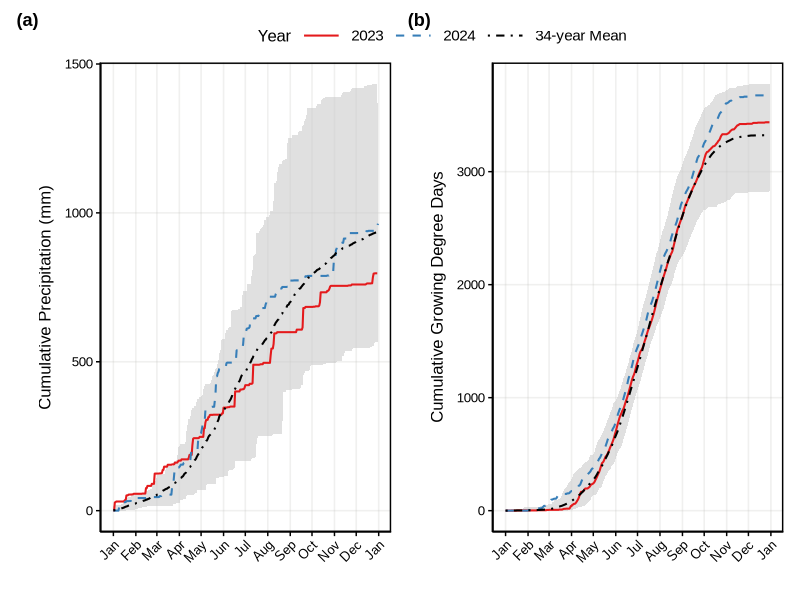
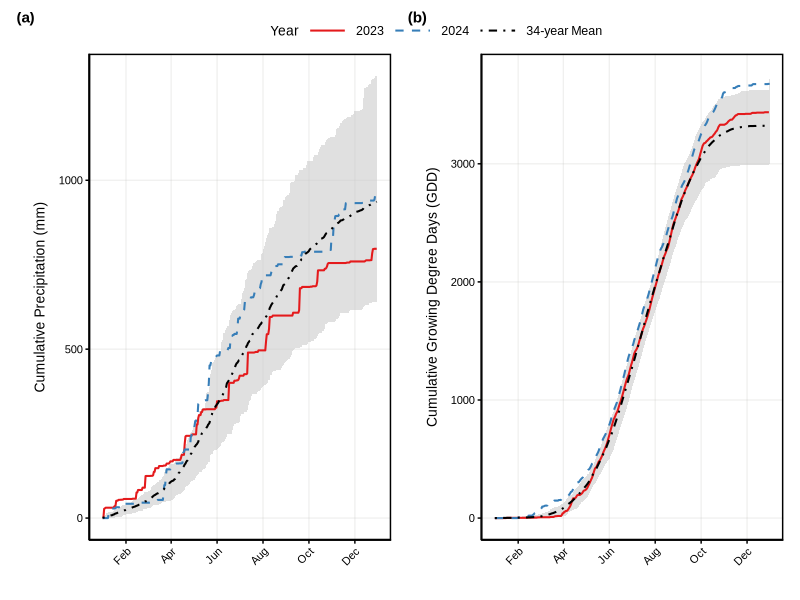
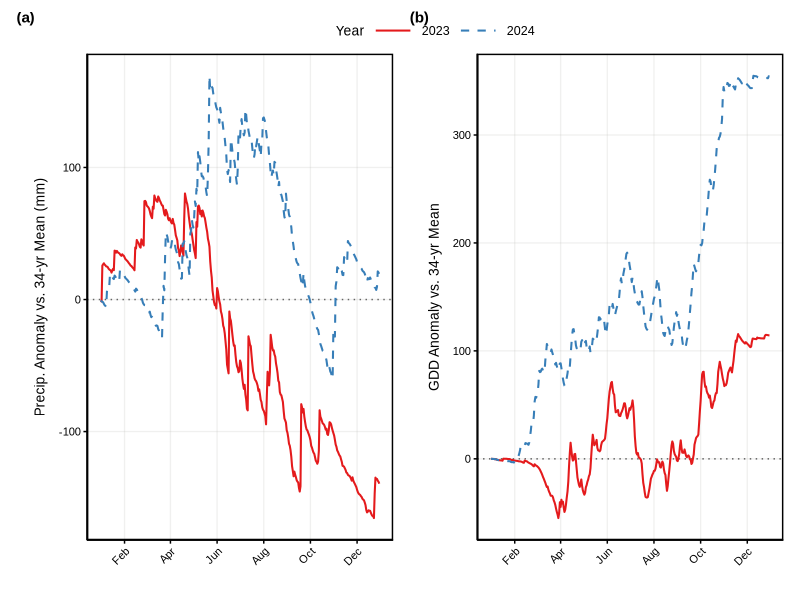
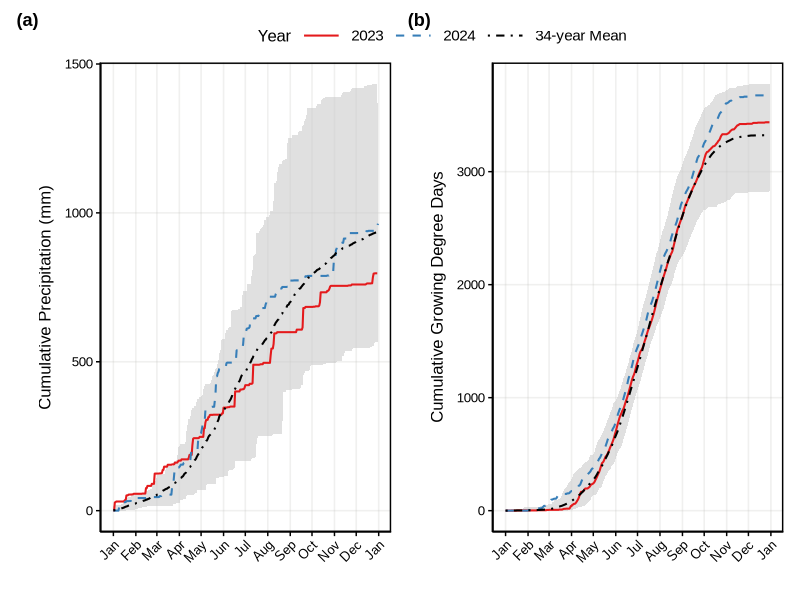

The R script that drew these images, in order:
## ---- chunk 1
#| message: false
#| warning: false

library(tidyverse)
library(readxl)
library(patchwork)
library(lubridate)

# ── Publication theme ──────────────────────────────────────────────────────
theme_publication <- function(base_size = 12) {
  theme_minimal(base_size = base_size, base_family = "Arial") +
    theme(
      panel.background   = element_rect(fill = "#ffffffff", color = NA),
      plot.background    = element_rect(fill = "#ffffffff", color = NA),
      strip.background   = element_rect(fill = alpha("#A5CAD2", 0.2)),
      panel.grid.major   = element_line(color = alpha("#B7B5B3", 0.2)),
      panel.grid.minor   = element_blank(),
      panel.spacing      = unit(3, "lines"),
      panel.border       = element_rect(color = "black", fill = NA, linewidth = 1),
      text               = element_text(color = "#000000ff"),
      axis.text          = element_text(color = "#000000ff", size = base_size * 0.8),
      axis.title         = element_text(size = base_size),
      axis.title.x       = element_text(margin = margin(t = 8)),
      axis.title.y       = element_text(margin = margin(r = 8)),
      axis.text.x        = element_text(angle = 45, hjust = 1, vjust = 1),
      axis.line          = element_line(color = "black", linewidth = 0.5),
      axis.ticks         = element_line(color = "black", linewidth = 0.5),
      legend.position    = "top",
      legend.justification = "center",
      legend.direction   = "horizontal",
      legend.box         = "horizontal",
      legend.margin      = margin(b = 1, unit = "pt"),
      legend.box.margin  = margin(b = 1, unit = "pt"),
      legend.text        = element_text(size = base_size * 0.9),
      legend.title       = element_text(size = base_size),
      legend.key.width   = unit(0.8, "cm"),
      legend.key.height  = unit(0.3, "cm")
    )
}
## ---- chunk 2
# Load historical weather (precipitation and GDD share the same file)
weather_raw <- read_xlsx("data/rain/historical_rain.xlsx")

# ── Precipitation ──────────────────────────────────────────────────────────
rain <- weather_raw |>
  select(day, doy, precipmm) |>
  mutate(date = as.Date(day), year = year(date)) |>
  group_by(year) |>
  arrange(date) |>
  mutate(
    cumulative_precip = cumsum(precipmm),
    doy_date = as.Date(doy - 1, origin = "2000-01-01")
  ) |>
  ungroup()

# ── Growing degree days ───────────────────────────────────────────────────
gdd <- weather_raw |>
  select(day, doy, gdd_50_86) |>
  mutate(date = as.Date(day), year = year(date)) |>
  group_by(year) |>
  arrange(date) |>
  mutate(
    cumulative_gdd = cumsum(gdd_50_86),
    doy_date = as.Date(doy - 1, origin = "2000-01-01")
  ) |>
  ungroup()
## ---- chunk 3
# Historical envelopes (excluding study years)
hist_years <- \(x) x |> filter(!year %in% c(2023, 2024))

hist_env_rain <- rain |>
  hist_years() |>
  summarise(
    min_cum = min(cumulative_precip, na.rm = TRUE),
    max_cum = max(cumulative_precip, na.rm = TRUE),
    .by = doy_date
  )

hist_env_gdd <- gdd |>
  hist_years() |>
  summarise(
    min_cum = min(cumulative_gdd, na.rm = TRUE),
    max_cum = max(cumulative_gdd, na.rm = TRUE),
    .by = doy_date
  )

# 34-year historical means
mean_cum_rain <- rain |>
  hist_years() |>
  summarise(cumulative_precip = mean(cumulative_precip, na.rm = TRUE), .by = doy_date) |>
  mutate(year = "Mean") |>
  filter(doy_date != "2000-12-31")

mean_cum_gdd <- gdd |>
  hist_years() |>
  summarise(cumulative_gdd = mean(cumulative_gdd, na.rm = TRUE), .by = doy_date) |>
  mutate(year = "Mean") |>
  filter(doy_date != "2000-12-31")

# Combine highlighted years (2023, 2024) with the historical mean
rain_highlight <- rain |>
  filter(year %in% c(2023, 2024)) |>
  mutate(year = as.character(year)) |>
  bind_rows(mean_cum_rain)

gdd_highlight <- gdd |>
  filter(year %in% c(2023, 2024)) |>
  mutate(year = as.character(year)) |>
  bind_rows(mean_cum_gdd)
## ---- chunk 4
#| fig-width: 10
#| fig-height: 4.5
#| fig-dpi: 300

# Shared scale definitions
year_colors    <- c("2023" = "#E41A1C", "2024" = "#377EB8", "Mean" = "black")
year_labels    <- c("2023" = "2023", "2024" = "2024", "Mean" = "34-year Mean")
year_linetypes <- c("2023" = "solid", "2024" = "dashed", "Mean" = "dotdash")

# ── Panel (a): Cumulative precipitation ────────────────────────────────────
rain_plot <- ggplot() +
  geom_ribbon(
    data = hist_env_rain,
    aes(x = doy_date, ymin = min_cum, ymax = max_cum),
    fill = "gray80", alpha = 0.6
  ) +
  geom_line(
    data = rain_highlight,
    aes(x = doy_date, y = cumulative_precip, color = year, linetype = year),
    linewidth = 0.7
  ) +
  scale_color_manual(name = "Year", values = year_colors, labels = year_labels) +
  scale_linetype_manual(name = "Year", values = year_linetypes, labels = year_labels) +
  scale_x_date(date_breaks = "1 month", date_labels = "%b",
               limits = as.Date(c("2000-01-01", "2000-12-31"))) +
  labs(x = "", y = "Cumulative Precipitation (mm)", tag = "(a)") +
  theme_publication(base_size = 12)

# ── Panel (b): Cumulative GDD ─────────────────────────────────────────────
gdd_plot <- ggplot() +
  geom_ribbon(
    data = hist_env_gdd,
    aes(x = doy_date, ymin = min_cum, ymax = max_cum),
    fill = "gray80", alpha = 0.6
  ) +
  geom_line(
    data = gdd_highlight,
    aes(x = doy_date, y = cumulative_gdd, color = year, linetype = year),
    linewidth = 0.7
  ) +
  scale_color_manual(name = "Year", values = year_colors, labels = year_labels) +
  scale_linetype_manual(name = "Year", values = year_linetypes, labels = year_labels) +
  scale_x_date(date_breaks = "1 month", date_labels = "%b",
               limits = as.Date(c("2000-01-01", "2000-12-31"))) +
  labs(x = "", y = "Cumulative Growing Degree Days", tag = "(b)") +
  theme_publication(base_size = 12)

# ── Assemble ───────────────────────────────────────────────────────────────
figure1 <- (rain_plot | gdd_plot) +
  plot_layout(guides = "collect", widths = c(1.05, 1.05)) &
  theme_publication(base_size = 12) &
  theme(
    legend.position  = "top",
    legend.text      = element_text(size = 11),
    legend.key.width = unit(1.1, "cm"),
    plot.margin      = margin(t = 4, r = 6, b = 3, l = 6, unit = "pt"),
    plot.tag         = element_text(face = "bold", size = 13),
    plot.tag.position = "topleft"
  ) &
  guides(
    color    = guide_legend(nrow = 1, byrow = TRUE),
    linetype = guide_legend(nrow = 1, byrow = TRUE)
  )

figure1

ggsave(filename = "figure_1_weather.png", plot = figure1, width = 174, height = 120, units = "mm", dpi = 600, device = "png")
## ---- chunk 5
# 10th/90th percentile envelopes (excluding study years)
pctile_env_rain <- rain |>
  hist_years() |>
  summarise(
    p10 = quantile(cumulative_precip, 0.10, na.rm = TRUE),
    p90 = quantile(cumulative_precip, 0.90, na.rm = TRUE),
    .by = doy_date
  )

pctile_env_gdd <- gdd |>
  hist_years() |>
  summarise(
    p10 = quantile(cumulative_gdd, 0.10, na.rm = TRUE),
    p90 = quantile(cumulative_gdd, 0.90, na.rm = TRUE),
    .by = doy_date
  )
## ---- chunk 6
#| fig-width: 10
#| fig-height: 4.5
#| fig-dpi: 300

rain_plot_pctile <- ggplot() +
  geom_ribbon(
    data = pctile_env_rain,
    aes(x = doy_date, ymin = p10, ymax = p90),
    fill = "gray80", alpha = 0.6
  ) +
  geom_line(
    data = rain_highlight,
    aes(x = doy_date, y = cumulative_precip, color = year, linetype = year),
    linewidth = 0.7
  ) +
  scale_color_manual(name = "Year", values = year_colors, labels = year_labels) +
  scale_linetype_manual(name = "Year", values = year_linetypes, labels = year_labels) +
  scale_x_date(date_breaks = "2 months", date_labels = "%b") +
  labs(x = "", y = "Cumulative Precipitation (mm)", tag = "(a)") +
  theme_publication(base_size = 10)

gdd_plot_pctile <- ggplot() +
  geom_ribbon(
    data = pctile_env_gdd,
    aes(x = doy_date, ymin = p10, ymax = p90),
    fill = "gray80", alpha = 0.6
  ) +
  geom_line(
    data = gdd_highlight,
    aes(x = doy_date, y = cumulative_gdd, color = year, linetype = year),
    linewidth = 0.7
  ) +
  scale_color_manual(name = "Year", values = year_colors, labels = year_labels) +
  scale_linetype_manual(name = "Year", values = year_linetypes, labels = year_labels) +
  scale_x_date(date_breaks = "2 months", date_labels = "%b") +
  labs(x = "", y = "Cumulative Growing Degree Days (GDD)", tag = "(b)") +
  theme_publication(base_size = 10)

figure1_pctile <- (rain_plot_pctile | gdd_plot_pctile) +
  plot_layout(guides = "collect", widths = c(1.05, 1.05)) &
  theme_publication(base_size = 10) &
  theme(
    legend.position  = "top",
    legend.text      = element_text(size = 9),
    legend.key.width = unit(1.1, "cm"),
    plot.margin      = margin(t = 4, r = 6, b = 3, l = 6, unit = "pt"),
    plot.tag         = element_text(face = "bold", size = 11),
    plot.tag.position = "topleft"
  ) &
  guides(
    color    = guide_legend(nrow = 1, byrow = TRUE),
    linetype = guide_legend(nrow = 1, byrow = TRUE)
  )

figure1_pctile
## ---- chunk 7
# Compute anomaly curves: cumulative value minus long-term mean at each DOY
rain_anomaly <- rain |>
  filter(year %in% c(2023, 2024)) |>
  left_join(
    mean_cum_rain |> select(doy_date, mean_precip = cumulative_precip),
    by = "doy_date"
  ) |>
  mutate(
    anomaly = cumulative_precip - mean_precip,
    year = as.character(year)
  ) |>
  filter(!is.na(anomaly))

gdd_anomaly <- gdd |>
  filter(year %in% c(2023, 2024)) |>
  left_join(
    mean_cum_gdd |> select(doy_date, mean_gdd = cumulative_gdd),
    by = "doy_date"
  ) |>
  mutate(
    anomaly = cumulative_gdd - mean_gdd,
    year = as.character(year)
  ) |>
  filter(!is.na(anomaly))
## ---- chunk 8
#| fig-width: 10
#| fig-height: 4.5
#| fig-dpi: 300

anomaly_colors <- c("2023" = "#E41A1C", "2024" = "#377EB8")

rain_anom_plot <- ggplot(rain_anomaly, aes(x = doy_date, y = anomaly,
                                            color = year, linetype = year)) +
  geom_hline(yintercept = 0, linetype = "dotted", color = "gray40") +
  geom_line(linewidth = 0.7) +
  scale_color_manual(name = "Year", values = anomaly_colors) +
  scale_linetype_manual(name = "Year", values = c("2023" = "solid", "2024" = "dashed")) +
  scale_x_date(date_breaks = "2 months", date_labels = "%b") +
  labs(x = "", y = "Precip. Anomaly vs. 34-yr Mean (mm)", tag = "(a)") +
  theme_publication(base_size = 10)

gdd_anom_plot <- ggplot(gdd_anomaly, aes(x = doy_date, y = anomaly,
                                          color = year, linetype = year)) +
  geom_hline(yintercept = 0, linetype = "dotted", color = "gray40") +
  geom_line(linewidth = 0.7) +
  scale_color_manual(name = "Year", values = anomaly_colors) +
  scale_linetype_manual(name = "Year", values = c("2023" = "solid", "2024" = "dashed")) +
  scale_x_date(date_breaks = "2 months", date_labels = "%b") +
  labs(x = "", y = "GDD Anomaly vs. 34-yr Mean", tag = "(b)") +
  theme_publication(base_size = 10)

figure1_anomaly <- (rain_anom_plot | gdd_anom_plot) +
  plot_layout(guides = "collect", widths = c(1.05, 1.05)) &
  theme_publication(base_size = 10) &
  theme(
    legend.position  = "top",
    legend.text      = element_text(size = 9),
    legend.key.width = unit(1.1, "cm"),
    plot.margin      = margin(t = 4, r = 6, b = 3, l = 6, unit = "pt"),
    plot.tag         = element_text(face = "bold", size = 11),
    plot.tag.position = "topleft"
  ) &
  guides(
    color    = guide_legend(nrow = 1, byrow = TRUE),
    linetype = guide_legend(nrow = 1, byrow = TRUE)
  )

figure1_anomaly
